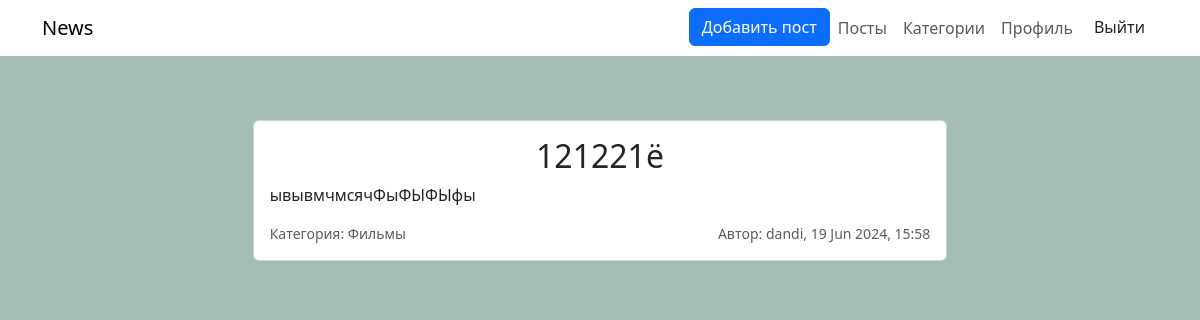
The app's page /post/1 (signed in) with its own data.
### news/models.py (models this page shows)
class Post(models.Model):
    title = models.CharField(max_length=255,null=False)
    imagefile = models.ImageField(upload_to="post_images", default="default_news.jpg")
    description = models.TextField(null=False, blank=False)
    post = models.TextField(null=False, blank=False)
    created_at =  models.DateTimeField(auto_now_add=True)
    category = models.ForeignKey(Category, on_delete=models.PROTECT)
    user = models.ForeignKey(User, on_delete=models.CASCADE)
    def __str__(self):
        return self.title

class Category(models.Model):
    name = models.CharField(max_length=255)
    def __str__(self):
        return self.name

### news/views.py (the view)
# urls.py: path('post/<int:pk>', ShowPost.as_view(), name="post"),
class ShowPost(DetailView):
    model = Post
    template_name = "post.html"
    def get_queryset(self):
        base_qs = super(ShowPost,self).get_queryset()
        print(f"base_qs - {base_qs}")
        return base_qs

### templates/post.html
{% extends "base.html" %}
{% load static %}
{% block content %}
<div class="row justify-content-center">
    <div class="col-md-11">
        <div class="card m-auto ">
            <div class="card-body">
                <h2 class="card-title  text-center">{{post.title}}</h2>
                <p class="card-text">{{post.post}}</p>
                <p class="card-text d-flex">
                    <small class="text-muted me-auto ">Категория: {{post.category}}</small>
                    <small class="text-muted">Автор: {{post.user}}, {{post.created_at|date:"d M Y, H:i"}}</small>
                </p>
            </div>
        </div>
    </div>
</div>
{% endblock content %}

### static/css/style.css (style rules this page uses)
:root { --color-primary: #ee394c; --color-secondary: #86b7fe; --color-light: #f2f2f2; --color-gray: #ced4da; --color-dark: #212121; --color-white: #ffffff; --color-error: #e2442f; --color-warning: #ffc900; --color-info: #02a2b9; --color-success: #1ba345; --color-input: #00d1b2; --border-radius: 5px; }
body { background-color: #a4bdb7 !important; color: #000; }

### records on screen
Post: title "121221ё", post "ывывмчмсячФыФЫФЫфы", category "Фильмы", user "dandi", created_at "19 Jun 2024, 15:58"
